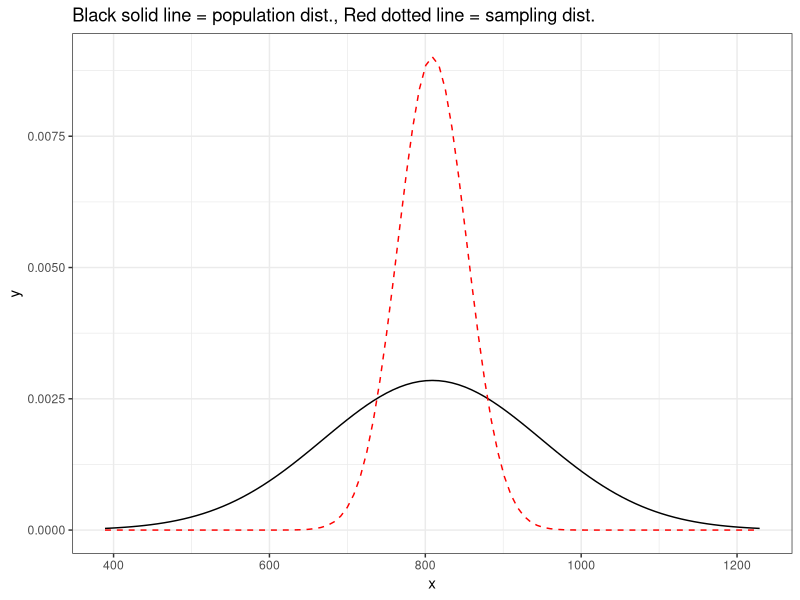

Here is the R script that generated this plot:
## ---- chunk 1
library(tidyverse)
## ---- chunk 2
ggplot(data = data.frame(x = c(809 - 140*3, 809 + 140*3)), aes(x = x)) +
  stat_function(fun = dnorm, args = list(mean = 809, sd = 140),
                color = "black") +
  stat_function(fun = dnorm, args = list(mean = 809, sd = 140/sqrt(10)),
                color = "red",lty = 2) + theme_bw() +
  labs(title = "Black solid line = population dist., Red dotted line = sampling dist.")
